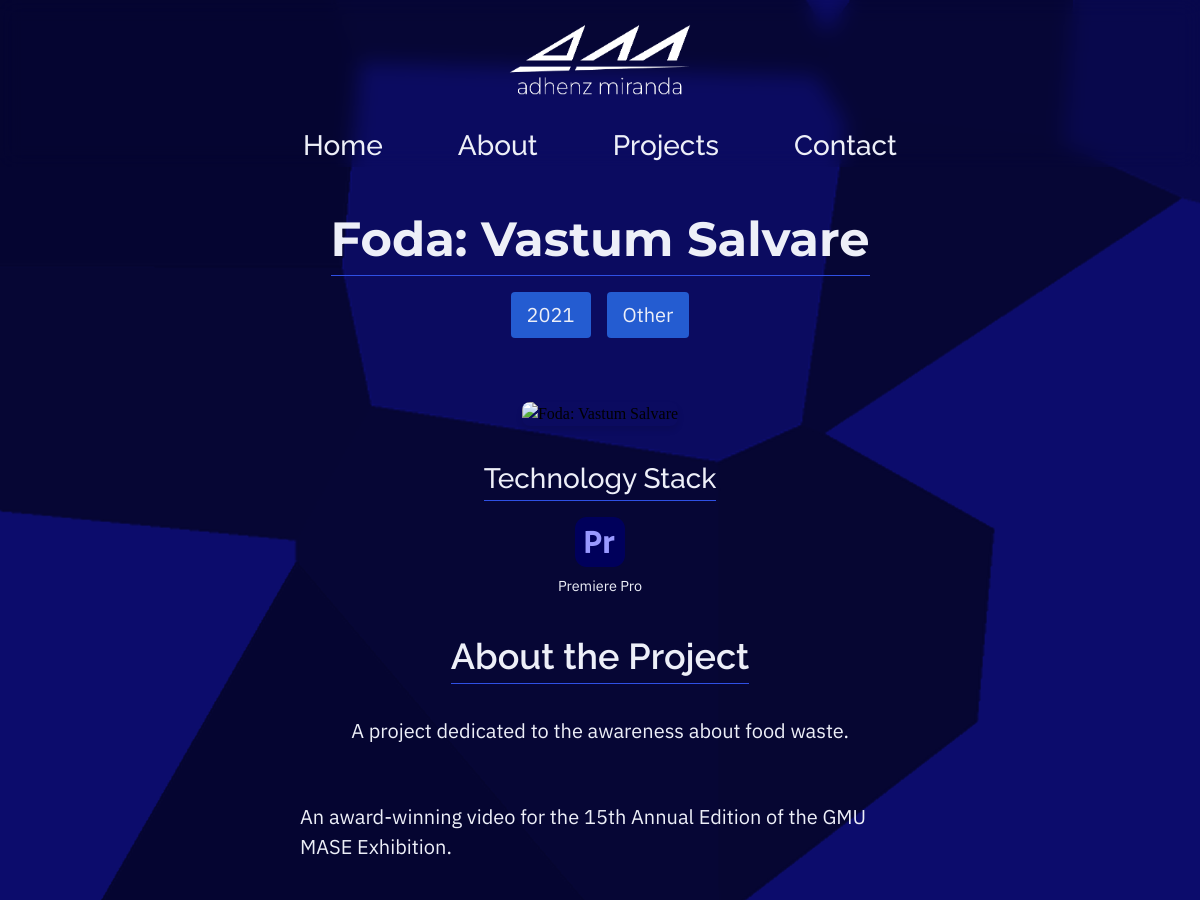
Before: /projects/14/ (upper part) with the older database file.
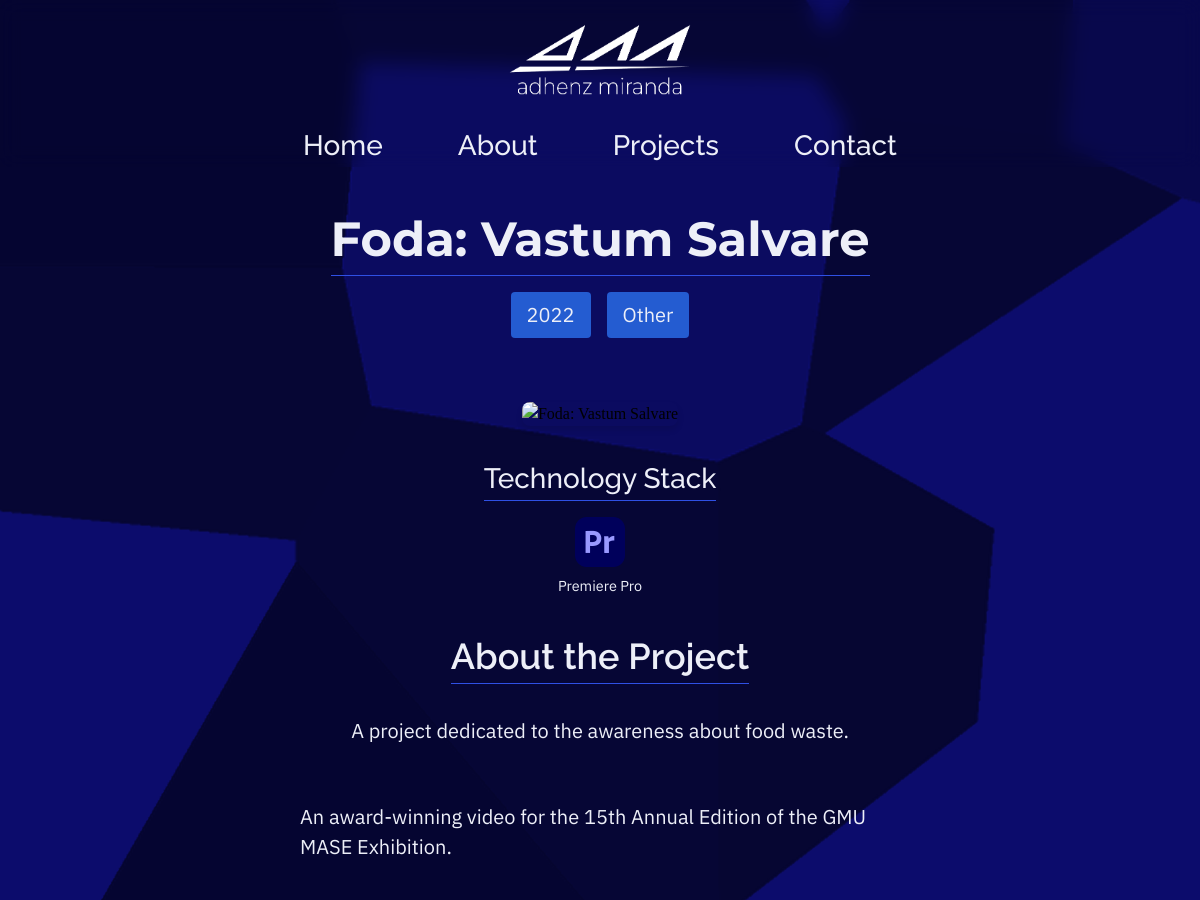
After: the same page with the newer database file.
### projects/models.py (models this page shows, shortened)
class Projects(models.Model):
    name = models.CharField(max_length=100, unique=True)
    description = models.TextField()
    year = models.IntegerField(default=2024)
    category = models.CharField(
        max_length=50,
        choices=[
            ('Web Development', 'Web Development'),
            ('Mobile Development', 'Mobile Development'),
            ('Data Science', 'Data Science'),
            ('Machine Learning', 'Machine Learning'),
            ('Game Development', 'Game Development'),
            ('Graphic Design', 'Graphic Design'),
            ('Website Design', 'Website Design'),
            ('Application Development', 'Application Development'),
            ('Application Concept', 'Application Concept'),
            ('Other', 'Other')
        ],
        default='Other'
    )
    tags = models.CharField(max_length=100, blank=True)
    thumbnail_image = CloudinaryField('image', folder='thumbnails', blank=True, null=True,
        transformation=[
            {'width': 600, 'height': 338, 'crop': 'fill'},
            {'quality': 'auto', 'fetch_format': 'auto'}
        ])
    technologies = MultiSelectField(choices=TECH_STACK_CHOICES, blank=True, max_length=255)
    created_at = models.DateTimeField(auto_now_add=True)
    updated_at = models.DateTimeField(auto_now=True)

### projects/views.py (the view)
# urls.py: path('projects/<int:id>/', views.project_detail_page, name='project_detail'),
def project_detail_page(request, id):
    project = get_object_or_404(Projects, id=id)
    context = {
        'project': project
    }
    return render(request, 'project_detail.html', context)

### projects/templatetags/custom_filters.py (called while the page is built)
@register.filter
def tech_display(value):
    flat_choices = []
    for group in TECH_STACK_CHOICES:
        flat_choices.extend(group[1])
    return dict(flat_choices).get(value, value)

### templates/project_detail.html (shortened to what this page needs)
{% load static %}
{% load custom_filters %}
{% load markdownify %}
<!DOCTYPE html>
<html lang="en">
<head>
    <link rel="stylesheet" href="{% static 'css/main.css' %}">
</head>
<body class="home-page">
    {% include 'navbar.html' %}
    <div class="project-detail-container">
        <div class="project-detail-header">
            <h1 class="project-detail-title h1">{{ project.name }}</h1>
            <div class="project-meta">
                <span class="project-year">{{ project.year }}</span>
                <span class="project-category">{{ project.category }}</span>
            </div>
        </div>
        <div class="project-detail-content">
            {% if project.thumbnail_image %}
            <div class="project-image">
                <img src="{{ project.thumbnail_image.url }}" alt="{{ project.name }}">
            </div>
            {% endif %}
            <div class="project-tags">
                <h3 class="h3">Technology Stack</h3>
                <div class="tech-stack-container">
                    {% for tech in project.technologies %}
                    <div class="tech-item">
                        <img src="{% static 'assets/tech-stack-used/'|add:tech|add:'.png' %}"
                            alt="{{ tech|tech_display }}" class="tech-icon">
                        <span class="tech-name">{{ tech|tech_display }}</span>
                    </div>
                    {% endfor %}
                </div>
            </div>
            <div class="project-description">
                <h2 class="h2">About the Project</h2>
                <p>{{ project.description|markdownify|linebreaksbr }}</p>
            </div>
        </div>
    </div>
</body>
</html>

Changed rows visible on the page:
changed Projects "Foda: Vastum Salvare": year "2021" → "2022"
